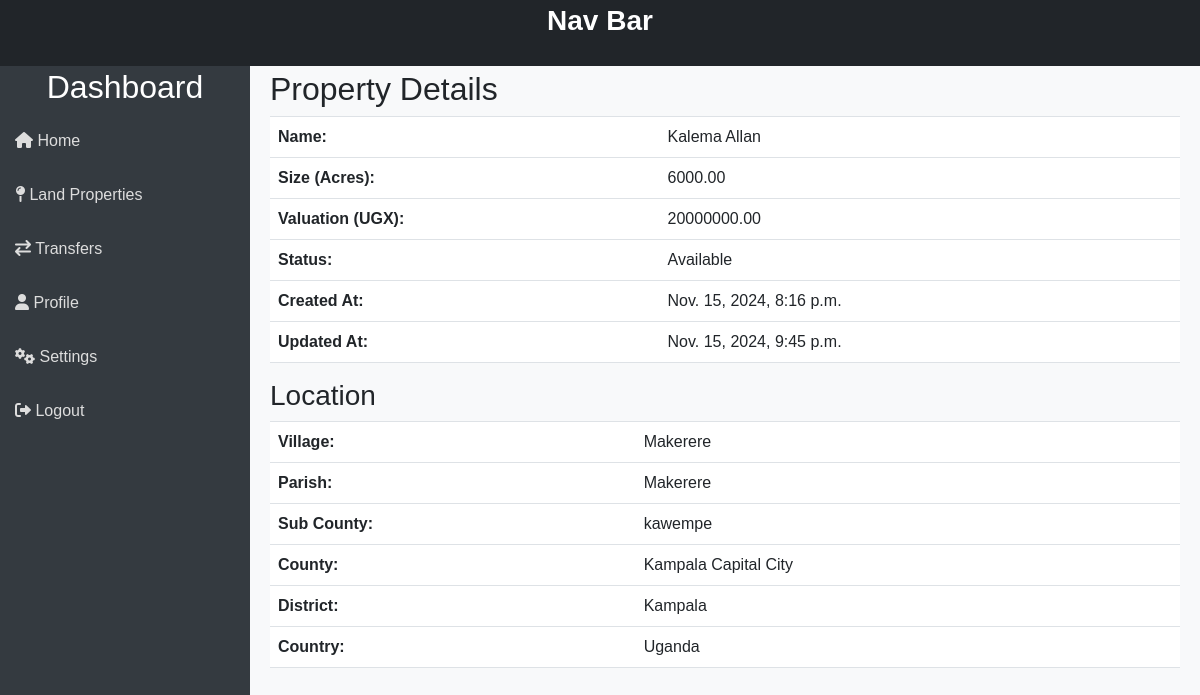
/properties/properties/1/view/, run on the app's committed database.
### properties/models.py (models this page shows, shortened)
class LandProperty(models.Model):
    name = models.CharField(max_length=255)
    PID = models.CharField(max_length=255, null=True)
    owner = models.ForeignKey(User, on_delete=models.CASCADE, related_name='properties')
    location = models.OneToOneField(Location, on_delete=models.SET_NULL, null=True)
    size = models.DecimalField(max_digits=10, decimal_places=2) # Area In Acres
    valuation = models.DecimalField(max_digits=15, decimal_places=2)
    status = models.IntegerField(default=1) # 0 Deleted, 1 Available, 2 Under Transfer
    added_by = models.ForeignKey(User, on_delete=models.CASCADE, related_name='added_properties')
    created_at = models.DateTimeField(auto_now_add=True)
    updated_at = models.DateTimeField(auto_now=True)

class Location(models.Model):
    village = models.CharField(max_length=255)
    parish = models.CharField(max_length=255)
    sub_county = models.CharField(max_length=255)
    county = models.CharField(max_length=255)
    district = models.CharField(max_length=255)
    country = models.CharField(max_length=255)
    status = models.IntegerField(default=1) # 0 Deleted, 1 Active
    created_at = models.DateTimeField(auto_now_add=True)
    updated_at = models.DateTimeField(auto_now=True)

### properties/views.py (the view)
# urls.py: path('properties/<int:property_id>/view/', views.view_property, name='view_property'),
def view_property(request, property_id):
    property = get_object_or_404(LandProperty, id=property_id)
    return render(request, 'properties/view_property.html', {'property': property})

### properties/templates/properties/view_property.html
{% extends "templates/index.html" %}
{% block content %}
    <div class="main-content">
        <h2>Property Details</h2>
        <table class="table">
            <tr><th>Name:</th><td>{{ property.name }}</td></tr>
            <tr><th>Size (Acres):</th><td>{{ property.size }}</td></tr>
            <tr><th>Valuation (UGX):</th><td>{{ property.valuation }}</td></tr>
            <tr><th>Status:</th>
                <td>
                    {% if property.status == 1 %}
                        Available
                    {% elif property.status == 2 %}
                        Under Transfer
                    {% else %}
                        Unknown Status
                    {% endif %}
                </td>
            </tr>
            <tr><th>Created At:</th><td>{{ property.created_at }}</td></tr>
            <tr><th>Updated At:</th><td>{{ property.updated_at }}</td></tr>
        </table>
        <h3>Location</h3>
        <table class="table">
            <tr><th>Village:</th>
                <td>
                    {% if property.location %}
                        {{ property.location.village }}
                    {% else %}
                        Not available
                    {% endif %}
                </td>
            </tr>
            <tr><th>Parish:</th>
                <td>
                    {% if property.location %}
                        {{ property.location.parish }}
                    {% else %}
                        Not available
                    {% endif %}
                </td>
            </tr>
            <tr><th>Sub County:</th>
                <td>
                    {% if property.location %}
                        {{ property.location.sub_county }}
                    {% else %}
                        Not available
                    {% endif %}
                </td>
            </tr>
            <tr><th>County:</th>
                <td>
                    {% if property.location %}
                        {{ property.location.county }}
                    {% else %}
                        Not available
                    {% endif %}
                </td>
            </tr>
            <tr><th>District:</th>
                <td>
                    {% if property.location %}
                        {{ property.location.district }}
                    {% else %}
                        Not available
                    {% endif %}
                </td>
            </tr>
            <tr><th>Country:</th>
                <td>
                    {% if property.location %}
                        {{ property.location.country }}
                    {% else %}
                        Not available
                    {% endif %}
                </td>
            </tr>
        </table>
    </div>
{% endblock %}

### templates/index.html (style rules this page uses)
body { display: flex; min-height: 100vh; font-family: Arial, sans-serif; }
.main-content { margin-top: 50px; margin-left: 250px; padding: 20px; flex: 1; background-color: #f8f9fa; }

### data on the page
LandProperty: name "Kalema Allan", size "6000.00", valuation "20000000.00", created_at "Nov. 15, 2024, 8:16 p.m.", updated_at "Nov. 15, 2024, 9:45 p.m.", location.village "Makerere", location.parish "Makerere", location.sub_county "kawempe", location.county "Kampala Capital City", location.district "Kampala", location.country "Uganda"
